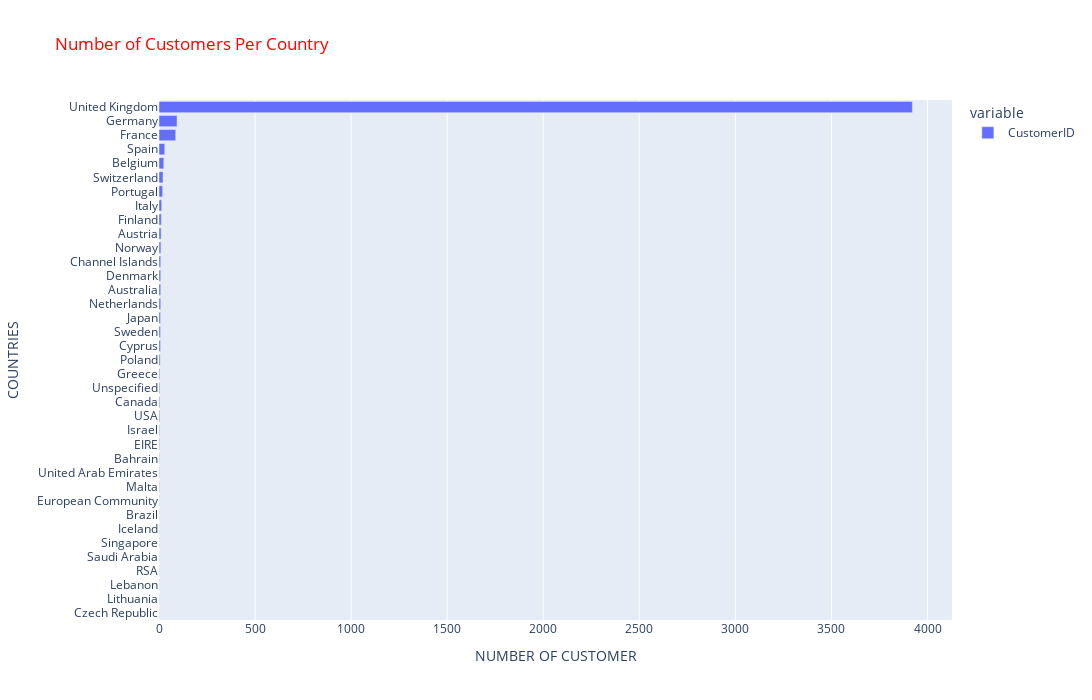

The cell this chart's notebook holds for it:
### Code cell
# PLOTLY BAR PLOT
import plotly.express as px
plt.figure(figsize = (16,9))
fig = px.bar(df.groupby('Country')["CustomerID"].nunique().sort_values(ascending=False),
             x = ['CustomerID'], 
             y = df.groupby('Country')["CustomerID"].nunique().sort_values(ascending=False).index,
             title="Number of Customers Per Country")
fig.update_yaxes(categoryorder='total ascending')
fig.update_layout(xaxis_title="NUMBER OF CUSTOMER",yaxis_title="COUNTRIES", autosize=False, width=1400, height=700, title_font_color="red",)
fig.show()

### Figure 1 — Plotly figure (JSON) as saved in the notebook; plotly's stock layout.template omitted (floating-point values rounded to 4 significant figures)
{"data": [{"alignmentgroup": "True", "hovertemplate": "variable=CustomerID<br>value=%{x}<br>y=%{y}<extra></extra>", "legendgroup": "CustomerID", "marker": {"color": "#636efa", "pattern": {"shape": ""}}, "name": "CustomerID", "offsetgroup": "CustomerID", "orientation": "h", "showlegend": true, "textposition": "auto", "type": "bar", "x": [3921, 94, 87, 30, 25, 21, 19, 14, 12, 11, 10, 9, 9, 9, 9, 8, 8, 8, 6, 4, 4, 4, 4, 3, 3, 2, 2, 2, 1, 1, 1, 1, 1, 1, 1, 1, 1], "xaxis": "x", "y": ["United Kingdom", "Germany", "France", "Spain", "Belgium", "Switzerland", "Portugal", "Italy", "Finland", "Austria", "Norway", "Netherlands", "Australia", "Denmark", "Channel Islands", "Cyprus", "Sweden", "Japan", "Poland", "USA", "Canada", "Unspecified", "Greece", "EIRE", "Israel", "Malta", "United Arab Emirates", "Bahrain", "Czech Republic", "Lithuania", "Lebanon", "RSA", "Saudi Arabia", "Singapore", "Iceland", "Brazil", "European Community"], "yaxis": "y"}], "layout": {"autosize": false, "barmode": "relative", "height": 700, "legend": {"title": {"text": "variable"}, "tracegroupgap": 0}, "title": {"font": {"color": "red"}, "text": "Number of Customers Per Country"}, "width": 1400, "xaxis": {"anchor": "y", "domain": [0, 1], "title": {"text": "NUMBER OF CUSTOMER"}}, "yaxis": {"anchor": "x", "categoryorder": "total ascending", "domain": [0, 1], "title": {"text": "COUNTRIES"}}}}
